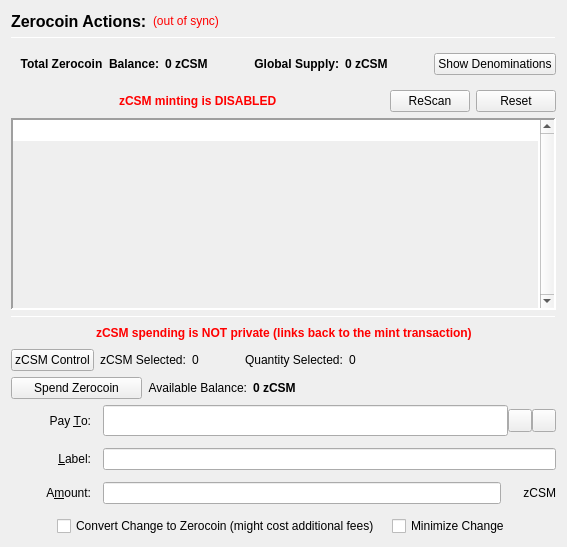
                  <widget class="QFrame" name="verticalFrameLeft">
                   <layout class="QVBoxLayout" name="verticalLayout_2">
                    <item>
                     <layout class="QVBoxLayout" name="verticalLayout_3">
                      <item>
                       <layout class="QHBoxLayout" name="horizontalLayout_3">
                        <item>
                         <widget class="QLabel" name="labelzCSMActions">
                          <property name="font">
                           <font>
                            <pointsize>12</pointsize>
                            <weight>75</weight>
                            <bold>true</bold>
                           </font>
                          </property>
                          <property name="text">
                           <string>Zerocoin Actions:</string>
                          </property>
                          <property name="alignment">
                           <set>Qt::AlignLeading|Qt::AlignLeft|Qt::AlignVCenter</set>
                          </property>
                         </widget>
                        </item>
                        <item>
                         <widget class="QLabel" name="labelzCSMSyncStatus">
                          <property name="toolTip">
                           <string>The displayed information may be out of date. Your wallet automatically synchronizes with the Consortium network after a connection is established, but this process has not completed yet.</string>
                          </property>
                          <property name="styleSheet">
                           <string notr="true">QLabel { color: red; }</string>
                          </property>
                          <property name="text">
                           <string notr="true">(out of sync)</string>
                          </property>
                          <property name="alignment">
                           <set>Qt::AlignLeading|Qt::AlignLeft|Qt::AlignVCenter</set>
                          </property>
                         </widget>
                        </item>
                        <item>
                         <spacer name="horizontalSpacer">
                          <property name="orientation">
                           <enum>Qt::Horizontal</enum>
                          </property>
                          <property name="sizeHint" stdset="0">
                           <size>
                            <width>40</width>
                            <height>20</height>
                           </size>
                          </property>
                         </spacer>
                        </item>
                       </layout>
                      </item>
                      <item>
                       <widget class="Line" name="lineUpperLeft">
                        <property name="minimumSize">
                         <size>
                          <width>0</width>
                          <height>1</height>
                         </size>
                        </property>
                        <property name="maximumSize">
                         <size>
                          <width>16777215</width>
                          <height>1</height>
                         </size>
                        </property>
                        <property name="frameShadow">
                         <enum>QFrame::Sunken</enum>
                        </property>
                        <property name="orientation">
                         <enum>Qt::Horizontal</enum>
                        </property>
                       </widget>
                      </item>
                      <item>
                       <widget class="QFrame" name="balanceSupplyFrame">
                        <layout class="QHBoxLayout" name="horizontalLayout_2" stretch="0,0,0,1,0">
                         <property name="rightMargin">
                          <number>0</number>
                         </property>
                         <item>
                          <layout class="QHBoxLayout" name="horizontalLayout_34">
                           <item>
                            <widget class="QLabel" name="labelzAvailableText_3">
                             <property name="font">
                              <font>
                               <weight>75</weight>
                               <bold>true</bold>
                              </font>
                             </property>
                             <property name="toolTip">
                              <string>Total Balance including unconfirmed and immature zCSM</string>
                             </property>
                             <property name="text">
                              <string>Total Zerocoin  Balance:</string>
                             </property>
                             <property name="alignment">
                              <set>Qt::AlignRight|Qt::AlignTrailing|Qt::AlignVCenter</set>
                             </property>
                            </widget>
                           </item>
                           <item>
                            <widget class="QLabel" name="labelzAvailableAmount_4">
                             <property name="minimumSize">
                              <size>
                               <width>40</width>
                               <height>0</height>
                              </size>
                             </property>
                             <property name="font">
                              <font>
                               <weight>75</weight>
                               <bold>true</bold>
                              </font>
                             </property>
                             <property name="toolTip">
                              <string>Total Balance including unconfirmed and immature zCSM</string>
                             </property>
                             <property name="text">
                              <string>0 zCSM</string>
                             </property>
                             <property name="alignment">
                              <set>Qt::AlignLeading|Qt::AlignLeft|Qt::AlignVCenter</set>
                             </property>
                            </widget>
                           </item>
                          </layout>
                         </item>
                         <item>
                          <spacer name="horizontalSpacer_32">
                           <property name="orientation">
                            <enum>Qt::Horizontal</enum>
                           </property>
                           <property name="sizeHint" stdset="0">
                            <size>
                             <width>40</width>
                             <height>20</height>
                            </size>
                           </property>
                          </spacer>
                         </item>
                         <item>
                          <layout class="QHBoxLayout" name="horizontalLayout_35">
                           <item>
                            <widget class="QLabel" name="labelZsupplyText_2">
                             <property name="font">
                              <font>
                               <weight>75</weight>
                               <bold>true</bold>
                              </font>
                             </property>
                             <property name="text">
                              <string>Global Supply:</string>
                             </property>
                             <property name="alignment">
                              <set>Qt::AlignRight|Qt::AlignTrailing|Qt::AlignVCenter</set>
                             </property>
                            </widget>
                           </item>
                           <item>
                            <widget class="QLabel" name="labelZsupplyAmount_2">
                             <property name="font">
                              <font>
                               <weight>75</weight>
                               <bold>true</bold>
                              </font>
                             </property>
                             <property name="text">
                              <string>0 zCSM</string>
                             </property>
                            </widget>
                           </item>
                          </layout>
                         </item>
                         <item>
                          <spacer name="horizontalSpacer_31">
                           <property name="orientation">
                            <enum>Qt::Horizontal</enum>
                           </property>
                           <property name="sizeHint" stdset="0">
                            <size>
                             <width>40</width>
                             <height>20</height>
                            </size>
                           </property>
                          </spacer>
                         </item>
                         <item>
                          <widget class="QPushButton" name="pushButtonShowDenoms">
                           <property name="toolTip">
                            <string>Show zCSM denominations list</string>
                           </property>
                           <property name="text">
                            <string>Show Denominations</string>
                           </property>
                          </widget>
                         </item>
                        </layout>
                       </widget>
                      </item>
                      <item>
                       <layout class="QHBoxLayout" name="horizontalLayout_4">
                        <item>
                         <spacer name="horizontalSpacer_2">
                          <property name="orientation">
                           <enum>Qt::Horizontal</enum>
                          </property>
                          <property name="sizeHint" stdset="0">
                           <size>
                            <width>40</width>
                            <height>20</height>
                           </size>
                          </property>
                         </spacer>
                        </item>
                        <item>
                         <widget class="QLabel" name="label">
                          <property name="styleSheet">
                           <string notr="true">color: red;
font-weight: bold;</string>
                          </property>
                          <property name="text">
                           <string>zCSM minting is DISABLED</string>
                          </property>
                         </widget>
                        </item>
                        <item>
                         <spacer name="horizontalSpacer_3">
                          <property name="orientation">
                           <enum>Qt::Horizontal</enum>
                          </property>
                          <property name="sizeHint" stdset="0">
                           <size>
                            <width>40</width>
                            <height>20</height>
                           </size>
                          </property>
                         </spacer>
                        </item>
                        <item>
                         <widget class="QPushButton" name="pushButtonMintReset">
                          <property name="maximumSize">
                           <size>
                            <width>80</width>
                            <height>16777215</height>
                           </size>
                          </property>
                          <property name="toolTip">
                           <string>Rescan the complete blockchain for  Zerocoin mints and their meta-data.</string>
                          </property>
                          <property name="text">
                           <string>ReScan</string>
                          </property>
                         </widget>
                        </item>
                        <item>
                         <widget class="QPushButton" name="pushButtonSpentReset">
                          <property name="maximumSize">
                           <size>
                            <width>80</width>
                            <height>16777215</height>
                           </size>
                          </property>
                          <property name="toolTip">
                           <string>Reset Zerocoin Wallet DB. Deletes transactions that did not make it into the blockchain.</string>
                          </property>
                          <property name="text">
                           <string>Reset</string>
                          </property>
                         </widget>
                        </item>
                       </layout>
                      </item>
                      <item>
                       <widget class="QPlainTextEdit" name="TEMintStatus">
                        <property name="font">
                         <font>
                          <pointsize>8</pointsize>
                         </font>
                        </property>
                        <property name="toolTip">
                         <string>Status and/or Mesages from the last Mint Action.</string>
                        </property>
                        <property name="frameShape">
                         <enum>QFrame::Panel</enum>
                        </property>
                        <property name="frameShadow">
                         <enum>QFrame::Sunken</enum>
                        </property>
                        <property name="lineWidth">
                         <number>2</number>
                        </property>
                        <property name="midLineWidth">
                         <number>2</number>
                        </property>
                        <property name="verticalScrollBarPolicy">
                         <enum>Qt::ScrollBarAlwaysOn</enum>
                        </property>
                        <property name="horizontalScrollBarPolicy">
                         <enum>Qt::ScrollBarAlwaysOff</enum>
                        </property>
                        <property name="readOnly">
                         <bool>true</bool>
                        </property>
                        <property name="plainText">
                         <string notr="true"/>
                        </property>
                        <property name="backgroundVisible">
                         <bool>true</bool>
                        </property>
                       </widget>
                      </item>
                      <item>
                       <widget class="Line" name="line">
                        <property name="minimumSize">
                         <size>
                          <width>0</width>
                          <height>1</height>
                         </size>
                        </property>
                        <property name="maximumSize">
                         <size>
                          <width>16777215</width>
                          <height>1</height>
                         </size>
                        </property>
                        <property name="orientation">
                         <enum>Qt::Horizontal</enum>
                        </property>
                       </widget>
                      </item>
                      <item>
                       <layout class="QHBoxLayout" name="horizontalLayout_7">
                        <item>
                         <spacer name="horizontalSpacer_18">
                          <property name="orientation">
                           <enum>Qt::Horizontal</enum>
                          </property>
                          <property name="sizeHint" stdset="0">
                           <size>
                            <width>40</width>
                            <height>20</height>
                           </size>
                          </property>
                         </spacer>
                        </item>
                        <item>
                         <widget class="QLabel" name="label_2">
                          <property name="styleSheet">
                           <string notr="true">color: red;
font-weight: bold;</string>
                          </property>
                          <property name="text">
                           <string>zCSM spending is NOT private (links back to the mint transaction)</string>
                          </property>
                         </widget>
                        </item>
                        <item>
                         <spacer name="horizontalSpacer_30">
                          <property name="orientation">
                           <enum>Qt::Horizontal</enum>
                          </property>
                          <property name="sizeHint" stdset="0">
                           <size>
                            <width>40</width>
                            <height>20</height>
                           </size>
                          </property>
                         </spacer>
                        </item>
                       </layout>
                      </item>
                      <item>
                       <layout class="QHBoxLayout" name="horizontalLayout_24">
                        <property name="leftMargin">
                         <number>0</number>
                        </property>
                        <property name="bottomMargin">
                         <number>0</number>
                        </property>
                        <item>
                         <widget class="QPushButton" name="pushButtonZPivControl">
                          <property name="text">
                           <string>zCSM Control</string>
                          </property>
                         </widget>
                        </item>
                        <item>
                         <widget class="QLabel" name="labelzPivSelected">
                          <property name="text">
                           <string>zCSM Selected:</string>
                          </property>
                         </widget>
                        </item>
                        <item>
                         <widget class="QLabel" name="labelzPivSelected_int">
                          <property name="text">
                           <string>0</string>
                          </property>
                         </widget>
                        </item>
                        <item>
                         <spacer name="horizontalSpacer_17">
                          <property name="orientation">
                           <enum>Qt::Horizontal</enum>
                          </property>
                          <property name="sizeType">
                           <enum>QSizePolicy::Fixed</enum>
                          </property>
                          <property name="sizeHint" stdset="0">
                           <size>
                            <width>40</width>
                            <height>20</height>
                           </size>
                          </property>
                         </spacer>
                        </item>
                        <item>
                         <widget class="QLabel" name="labelQuantitySelected">
                          <property name="text">
                           <string>Quantity Selected:</string>
                          </property>
                         </widget>
                        </item>
                        <item>
                         <widget class="QLabel" name="labelQuantitySelected_int">
                          <property name="text">
                           <string>0</string>
                          </property>
                         </widget>
                        </item>
                        <item>
                         <spacer name="horizontalSpacer_19">
                          <property name="orientation">
                           <enum>Qt::Horizontal</enum>
                          </property>
                          <property name="sizeHint" stdset="0">
                           <size>
                            <width>40</width>
                            <height>20</height>
                           </size>
                          </property>
                         </spacer>
                        </item>
                       </layout>
                      </item>
                      <item>
                       <layout class="QHBoxLayout" name="horizontalLayout_6">
                        <item>
                         <widget class="QPushButton" name="pushButtonSpendzCSM">
                          <property name="minimumSize">
                           <size>
                            <width>131</width>
                            <height>0</height>
                           </size>
                          </property>
                          <property name="toolTip">
                           <string>Spend Zerocoin. Without 'Pay To:' address creates payments to yourself.</string>
                          </property>
                          <property name="text">
                           <string>Spend Zerocoin</string>
                          </property>
                         </widget>
                        </item>
                        <item>
                         <widget class="QLabel" name="labelzCSMBalanceText">
                          <property name="toolTip">
                           <string>Available (mature and spendable) zCSM for spending</string>
                          </property>
                          <property name="text">
                           <string>Available Balance:</string>
                          </property>
                          <property name="alignment">
                           <set>Qt::AlignRight|Qt::AlignTrailing|Qt::AlignVCenter</set>
                          </property>
                         </widget>
                        </item>
                        <item>
                         <widget class="QLabel" name="labelzAvailableAmount_2">
                          <property name="font">
                           <font>
                            <weight>75</weight>
                            <bold>true</bold>
                           </font>
                          </property>
                          <property name="toolTip">
                           <string>Available (mature and spendable) zCSM for spending

zCSM are mature when they have more than 20 confirmations AND more than 2 mints of the same denomination after them were minted</string>
                          </property>
                          <property name="text">
                           <string>0 zCSM</string>
                          </property>
                          <property name="alignment">
                           <set>Qt::AlignLeading|Qt::AlignLeft|Qt::AlignVCenter</set>
                          </property>
                         </widget>
                        </item>
                        <item>
                         <spacer name="horizontalSpacer_4">
                          <property name="orientation">
                           <enum>Qt::Horizontal</enum>
                          </property>
                          <property name="sizeHint" stdset="0">
                           <size>
                            <width>40</width>
                            <height>20</height>
                           </size>
                          </property>
                         </spacer>
                        </item>
                       </layout>
                      </item>
                      <item>
                       <layout class="QGridLayout" name="gridLayout_7">
                        <property name="spacing">
                         <number>12</number>
                        </property>
                        <item row="0" column="0">
                         <widget class="QLabel" name="payToLabel">
                          <property name="minimumSize">
                           <size>
                            <width>80</width>
                            <height>0</height>
                           </size>
                          </property>
                          <property name="text">
                           <string>Pay &amp;To:</string>
                          </property>
                          <property name="alignment">
                           <set>Qt::AlignRight|Qt::AlignTrailing|Qt::AlignVCenter</set>
                          </property>
                          <property name="buddy">
                           <cstring>payTo</cstring>
                          </property>
                         </widget>
                        </item>
                        <item row="0" column="1">
                         <layout class="QHBoxLayout" name="payToLayout">
                          <property name="spacing">
                           <number>0</number>
                          </property>
                          <item>
                           <widget class="QValidatedLineEdit" name="payTo">
                            <property name="enabled">
                             <bool>true</bool>
                            </property>
                            <property name="minimumSize">
                             <size>
                              <width>0</width>
                              <height>31</height>
                             </size>
                            </property>
                            <property name="toolTip">
                             <string>The Consortium address to send the payment to. Creates local payment to yourself when empty.</string>
                            </property>
                           </widget>
                          </item>
                          <item>
                           <widget class="QToolButton" name="addressBookButton">
                            <property name="toolTip">
                             <string>Choose previously used address</string>
                            </property>
                            <property name="text">
                             <string/>
                            </property>
                            <property name="icon">
                             <iconset resource="../consortium.qrc">
                              <normaloff>:/icons/address-book</normaloff>:/icons/address-book</iconset>
                            </property>
                            <property name="shortcut">
                             <string>Alt+A</string>
                            </property>
                           </widget>
                          </item>
                          <item>
                           <widget class="QToolButton" name="pasteButton">
                            <property name="toolTip">
                             <string>Paste address from clipboard</string>
                            </property>
                            <property name="text">
                             <string/>
                            </property>
                            <property name="icon">
                             <iconset resource="../consortium.qrc">
                              <normaloff>:/icons/editpaste</normaloff>:/icons/editpaste</iconset>
                            </property>
                            <property name="shortcut">
                             <string>Alt+P</string>
                            </property>
                           </widget>
                          </item>
                         </layout>
                        </item>
                        <item row="1" column="0">
                         <widget class="QLabel" name="labelLabel">
                          <property name="minimumSize">
                           <size>
                            <width>80</width>
                            <height>0</height>
                           </size>
                          </property>
                          <property name="text">
                           <string>&amp;Label:</string>
                          </property>
                          <property name="alignment">
                           <set>Qt::AlignRight|Qt::AlignTrailing|Qt::AlignVCenter</set>
                          </property>
                          <property name="buddy">
                           <cstring>addAsLabel</cstring>
                          </property>
                         </widget>
                        </item>
                        <item row="1" column="1">
                         <widget class="QLineEdit" name="addAsLabel">
                          <property name="toolTip">
                           <string>Enter a label for this address to add it to the list of used addresses</string>
                          </property>
                         </widget>
                        </item>
                        <item row="2" column="0">
                         <widget class="QLabel" name="amountLabel">
                          <property name="minimumSize">
                           <size>
                            <width>80</width>
                            <height>0</height>
                           </size>
                          </property>
                          <property name="text">
                           <string>A&amp;mount:</string>
                          </property>
                          <property name="alignment">
                           <set>Qt::AlignRight|Qt::AlignTrailing|Qt::AlignVCenter</set>
                          </property>
                          <property name="buddy">
                           <cstring>zCSMpayAmount</cstring>
                          </property>
                         </widget>
                        </item>
                        <item row="2" column="1">
                         <layout class="QHBoxLayout" name="horizontalLayout_9">
                          <property name="spacing">
                           <number>0</number>
                          </property>
                          <item>
                           <widget class="QLineEdit" name="zCSMpayAmount"/>
                          </item>
                          <item>
                           <widget class="QLabel" name="labelzCSM">
                            <property name="minimumSize">
                             <size>
                              <width>55</width>
                              <height>0</height>
                             </size>
                            </property>
                            <property name="text">
                             <string>zCSM</string>
                            </property>
                            <property name="alignment">
                             <set>Qt::AlignRight|Qt::AlignTrailing|Qt::AlignVCenter</set>
                            </property>
                           </widget>
                          </item>
                         </layout>
                        </item>
                        <item row="3" column="0" colspan="2">
                         <layout class="QHBoxLayout" name="horizontalLayout_10">
                          <item>
                           <spacer name="horizontalSpacer_5">
                            <property name="orientation">
                             <enum>Qt::Horizontal</enum>
                            </property>
                            <property name="sizeHint" stdset="0">
                             <size>
                              <width>40</width>
                              <height>20</height>
                             </size>
                            </property>
                           </spacer>
                          </item>
                          <item>
                           <widget class="QCheckBox" name="checkBoxMintChange">
                            <property name="sizePolicy">
                             <sizepolicy hsizetype="MinimumExpanding" vsizetype="Fixed">
                              <horstretch>0</horstretch>
                              <verstretch>0</verstretch>
                             </sizepolicy>
                            </property>
                            <property name="layoutDirection">
                             <enum>Qt::LeftToRight</enum>
                            </property>
                            <property name="text">
                             <string>Convert Change to Zerocoin (might cost additional fees)</string>
                            </property>
                           </widget>
                          </item>
                          <item>
                           <widget class="QCheckBox" name="checkBoxMinimizeChange">
                            <property name="toolTip">
                             <string>If checked, the wallet tries to minimize the returning change instead of minimizing the number of spent denominations.</string>
                            </property>
                            <property name="text">
                             <string>Minimize Change</string>
                            </property>
                           </widget>
                          </item>
                          <item>
                           <spacer name="horizontalSpacer_6">
                            <property name="orientation">
                             <enum>Qt::Horizontal</enum>
                            </property>
                            <property name="sizeHint" stdset="0">
                             <size>
                              <width>40</width>
                              <height>20</height>
                             </size>
                            </property>
                           </spacer>
                          </item>
                         </layout>
                        </item>
                       </layout>
                      </item>
                     </layout>
                    </item>
                   </layout>
                  </widget>
